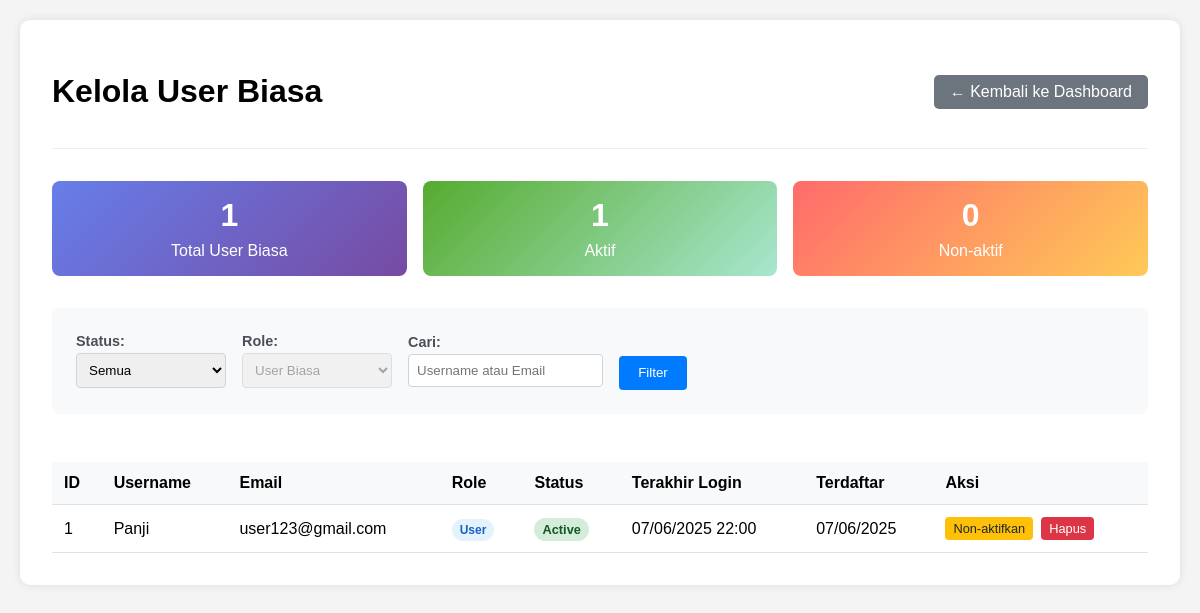
/admin_user_management.php (signed in), run on the app's committed database.
### tables this page shows
CREATE TABLE `users` (
  `id` int(11) NOT NULL,
  `username` varchar(50) NOT NULL,
  `email` varchar(100) NOT NULL,
  `password` varchar(255) NOT NULL,
  `role` enum('user','admin','vendor') NOT NULL DEFAULT 'user',
  `status` varchar(50) DEFAULT 'active',
  `created_at` datetime DEFAULT current_timestamp(),
  `last_login` datetime DEFAULT NULL,
  `total_dana_terkumpul` decimal(15,2) DEFAULT 0.00
);

### admin_user_management.php (the view, shortened to what this page needs)
<?php
$database = new Database();
$pdo = $database->getConnection();
$filter_status = $_GET['status'] ?? 'all';
$search = $_GET['search'] ?? '';
$whereConditions = [];
$params = [];
$whereClause = !empty($whereConditions) ? 'WHERE ' . implode(' AND ', $whereConditions) : '';
$query = "
    SELECT
        u.id,
        u.username,
        u.email,
        u.role,
        COALESCE(u.status, 'active') as status,
        u.created_at,
        u.last_login
    FROM users u
    WHERE u.role = 'user'
    " . ($whereClause ? " AND " . str_replace("WHERE ", "", $whereClause) : "") . "
    ORDER BY u.created_at DESC
";
$stmt = $pdo->prepare($query);
$stmt->execute($params);
$users = $stmt->fetchAll();
$stats_query = "
    SELECT
        COUNT(*) as total,
        SUM(CASE WHEN COALESCE(status, 'active') = 'active' THEN 1 ELSE 0 END) as active,
        SUM(CASE WHEN status = 'inactive' THEN 1 ELSE 0 END) as inactive
    FROM users
    WHERE role = 'user'
";
$stmt = $pdo->prepare($stats_query);
$stmt->execute();
$stats = $stmt->fetch();
?>
<!DOCTYPE html>
<html lang="id">
<head>
</head>
<body>
    <div class="container">
        <div class="header">
            <h1>Kelola User Biasa</h1>
            <a href="admin_dashboard.php" class="back-btn">
                ← Kembali ke Dashboard
            </a>
        </div>
        <div class="stats-row">
            <div class="stat-card total">
                <div class="stat-number"><?php echo $stats['total']; ?></div>
                <div>Total User Biasa</div>
            </div>
            <div class="stat-card active">
                <div class="stat-number"><?php echo $stats['active']; ?></div>
                <div>Aktif</div>
            </div>
            <div class="stat-card inactive">
                <div class="stat-number"><?php echo $stats['inactive']; ?></div>
                <div>Non-aktif</div>
            </div>
        </div>
        <div class="filters">
            <form method="GET">
                <div class="filter-row">
                    <div class="filter-group">
                        <label>Status:</label>
                        <select name="status">
                            <option value="all" <?php echo $filter_status === 'all' ? 'selected' : ''; ?>>Semua</option>
                        </select>
                    </div>
                    <div class="filter-group">
                        <label>Role:</label>
                        <select name="role" disabled>
                            <option value="user" selected>User Biasa</option>
                        </select>
                    </div>
                    <div class="filter-group">
                        <label>Cari:</label>
                        <input type="text" name="search" value="<?php echo htmlspecialchars($search); ?>" placeholder="Username atau Email">
                    </div>
                    <button type="submit" class="filter-btn">Filter</button>
                </div>
            </form>
        </div>
        <div class="table-container">
            <table class="users-table">
                <thead>
                    <tr>
                        <th>ID</th>
                        <th>Username</th>
                        <th>Email</th>
                        <th>Role</th>
                        <th>Status</th>
                        <th>Terakhir Login</th>
                        <th>Terdaftar</th>
                        <th>Aksi</th>
                    </tr>
                </thead>
                <tbody>
                    <?php if (empty($users)): ?>
                        <tr>
                            <td colspan="8" class="no-data">
                                Tidak ada user biasa yang ditemukan.
                            </td>
                        </tr>
                    <?php else: ?>
                        <?php foreach ($users as $user): ?>
                            <tr>
                                <td><?php echo $user['id']; ?></td>
                                <td><?php echo htmlspecialchars($user['username']); ?></td>
                                <td><?php echo htmlspecialchars($user['email']); ?></td>
                                <td>
                                    <span class="role-badge user">
                                        User
                                    </span>
                                </td>
                                <td>
                                    <span class="status-badge <?php echo $user['status']; ?>">
                                        <?php echo ucfirst($user['status']); ?>
                                    </span>
                                </td>
                                <td>
                                    <?php
                                    if ($user['last_login']):
                                        echo date('d/m/Y H:i', strtotime($user['last_login']));
                                    else:
                                        echo '<span style="color: #999;">Belum pernah</span>';
                                    endif;
                                    ?>
                                </td>
                                <td><?php echo date('d/m/Y', strtotime($user['created_at'])); ?></td>
                                <td>
                                    <div class="actions">
                                        <?php if ($user['status'] === 'active'): ?>
                                            <form method="POST" style="display: inline;" onsubmit="return confirm('Yakin ingin menonaktifkan user ini?')">
                                                <button type="submit" class="btn deactivate">Non-aktifkan</button>
                                            </form>
                                        <?php endif; ?>
                                        <form method="POST" style="display: inline;" onsubmit="return confirm('PERINGATAN: Tindakan ini akan menghapus user dan semua data terkait secara permanen. Yakin ingin melanjutkan?')">
                                            <button type="submit" class="btn delete">Hapus</button>
                                        </form>
                                    </div>
                                </td>
                            </tr>
                        <?php endforeach; ?>
                    <?php endif; ?>
                </tbody>
            </table>
        </div>
    </div>
</body>
</html>

### admin_user_management.php (style rules this page uses)
body { font-family: Arial, sans-serif; margin: 0; padding: 20px; background-color: #f4f4f4; }
.container { max-width: 1400px; margin: 0 auto; background: white; padding: 2rem; border-radius: 10px; box-shadow: 0 0 10px rgba(0,0,0,0.1); }
.header { display: flex; justify-content: space-between; align-items: center; border-bottom: 1px solid #eee; padding-bottom: 1rem; margin-bottom: 2rem; }
.back-btn { background: #6c757d; color: white; padding: 0.5rem 1rem; text-decoration: none; border-radius: 5px; display: inline-flex; align-items: center; gap: 0.5rem; }
.stats-row { display: flex; gap: 1rem; margin-bottom: 2rem; flex-wrap: wrap; }
.stat-card { flex: 1; min-width: 200px; padding: 1rem; border-radius: 8px; text-align: center; color: white; }
.stat-card.total { background: linear-gradient(135deg, #667eea 0%, #764ba2 100%); }
.stat-card.active { background: linear-gradient(135deg, #56ab2f 0%, #a8e6cf 100%); }
.stat-card.inactive { background: linear-gradient(135deg, #ff6b6b 0%, #feca57 100%); }
.stat-number { font-size: 2rem; font-weight: bold; margin-bottom: 0.5rem; }
.filters { background: #f8f9fa; padding: 1.5rem; border-radius: 8px; margin-bottom: 2rem; }
.filter-row { display: flex; gap: 1rem; align-items: center; flex-wrap: wrap; }
.filter-group { display: flex; flex-direction: column; gap: 0.25rem; }
.filter-group label { font-size: 0.9rem; font-weight: bold; color: #495057; }
.filter-group select, .filter-group input { padding: 0.5rem; border: 1px solid #ced4da; border-radius: 4px; min-width: 150px; }
.filter-btn { background: #007bff; color: white; border: none; padding: 0.6rem 1.2rem; border-radius: 4px; cursor: pointer; margin-top: 1.5rem; }
.users-table { width: 100%; border-collapse: collapse; margin-top: 1rem; }
.users-table th, .users-table td { padding: 0.75rem; text-align: left; border-bottom: 1px solid #dee2e6; }
.users-table th { background: #f8f9fa; font-weight: bold; position: sticky; top: 0; }
.status-badge { padding: 0.25rem 0.5rem; border-radius: 15px; font-size: 0.8rem; font-weight: bold; }
.status-badge.active { background: #d4edda; color: #155724; }
.actions { display: flex; gap: 0.5rem; flex-wrap: wrap; }
.btn { padding: 0.25rem 0.5rem; border: none; border-radius: 4px; cursor: pointer; font-size: 0.8rem; text-decoration: none; display: inline-block; text-align: center; }
.btn.deactivate { background: #ffc107; color: #212529; }
.btn.delete { background: #dc3545; color: white; }
.table-container { overflow-x: auto; margin-top: 1rem; }
.role-badge { padding: 0.25rem 0.5rem; border-radius: 15px; font-size: 0.75rem; font-weight: bold; }
.role-badge.user { background: #e3f2fd; color: #1565c0; }

### data on the page
users: id "1", username "Panji", email "user123@gmail.com", status "Active", last_login "07/06/2025 22:00", created_at "07/06/2025"

### other printed values
$stats['total'] "1"
$stats['active'] "1"
$stats['inactive'] "0"
